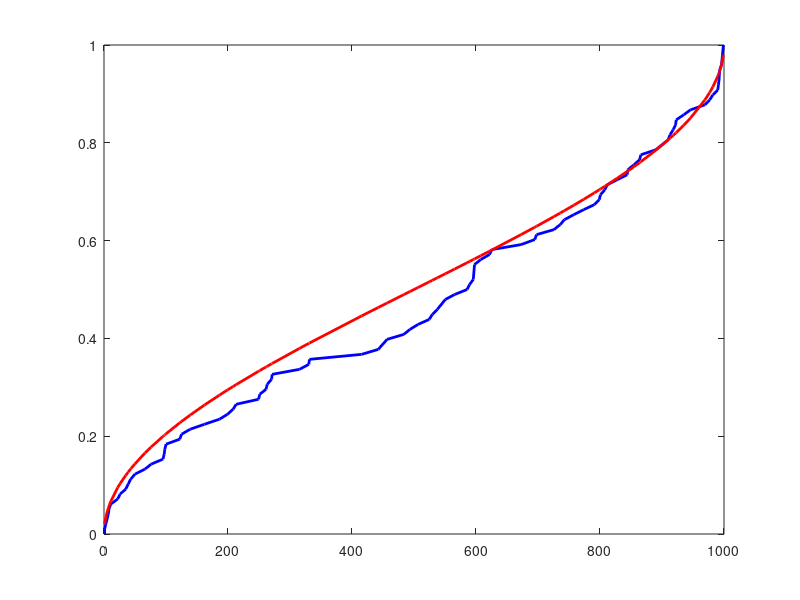

MATLAB code to generate this figure:
close all;
T = 1000;
n = 1000;
t = linspace(0,T,n);
dt = T/n;

num_trials = 10^2;
zero = zeros(num_trials,1);

for k = 1:num_trials
    w = zeros(n,1);
    for i = 2:n
        w(i,:) = w(i-1,:) + sqrt(dt)*normrnd(0,1);
    end
    
    signum = sign(w); 
    signum(w==0) = 1;
    temp = t(diff(signum)~=0);
    if ~isempty(temp) 
        zero(k) = max(temp);
    end
    if mod(k,100) == 0
        k
    end
end

zero = zero(zero~=0);
[f,x] = ecdf(zero);
plot(x, f, 'b','LineWidth',2); hold on;
plot(x, 2*asin(sqrt(x/T))/pi, 'r', 'LineWidth',2);
